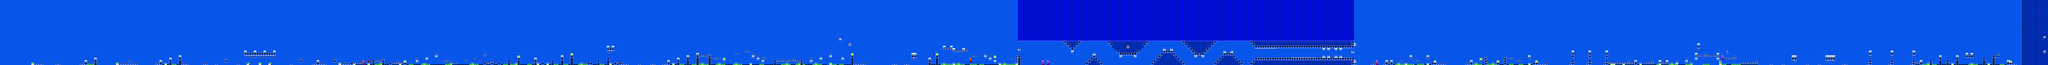

Rendered tile map (Tiled .tmx) drawn with the repository's tilesets; below, a short description and the map source with its tile grids summarised:
An orthogonal 847x27 tile map with 16x16 px tiles, 2 tile layers (SP, ...), 2 tilesets.

<map version="1.10" tiledversion="1.11.2" orientation="orthogonal" renderorder="right-down" width="847" height="27" tilewidth="16" tileheight="16" infinite="0" nextlayerid="3" nextobjectid="1">
 <editorsettings>
  <chunksize width="16" height="27" />
  <export target="backontrack.csv" format="csv" />
 </editorsettings>
 <tileset firstgid="1" name="famidash" tilewidth="16" tileheight="16" tilecount="256" columns="16">
  <image source="../../../GRAPHICS/famidash.bmp" width="256" height="256" />
 </tileset>
 <tileset firstgid="257" name="sprites" tilewidth="16" tileheight="16" tilecount="256" columns="16">
  <image source="../../../GRAPHICS/sprites.png" width="256" height="256" />
 </tileset>
 <layer id="1" width="847" height="27">
  <data>[22869 cells, 22869 non-empty, 21 distinct tile ids]</data>
 </layer>
 <layer id="2" name="SP" width="847" height="27">
  <data>[22869 cells, 179 non-empty, 26 distinct tile ids]</data>
 </layer>
</map>
